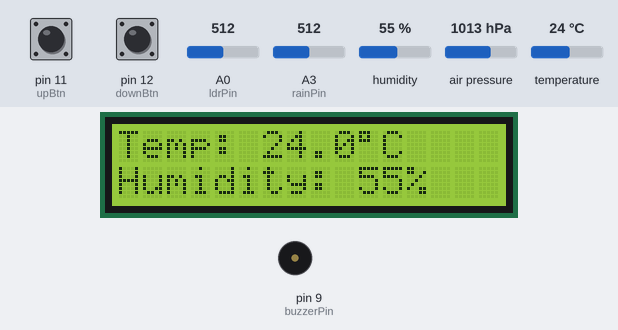
A sketch run on a simulated Arduino Uno, built with avr-gcc and run on an emulated ATmega328P. Parts: 16×2 character LCD, buzzer (waves = sounding, pin HIGH). The test bench sets the inputs (shaded band); at power-on: humidity 55 %, pin 12 (downBtn) HIGH, pin 11 (upBtn) HIGH, A0 (ldrPin) = 512, A3 (rainPin) = 512, air pressure 1013 hPa, temperature 24 °C. What the sketch prints to the serial monitor is not drawn.

Above: at 2.2 s.
2.3 s: humidity set to 89 %
At 4.5 s:
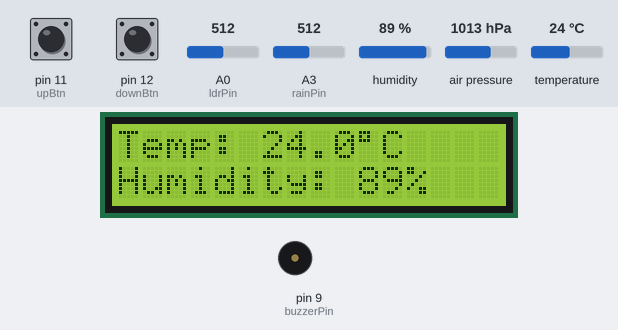
4.8 s: humidity set to 92 %
At 9.2 s:
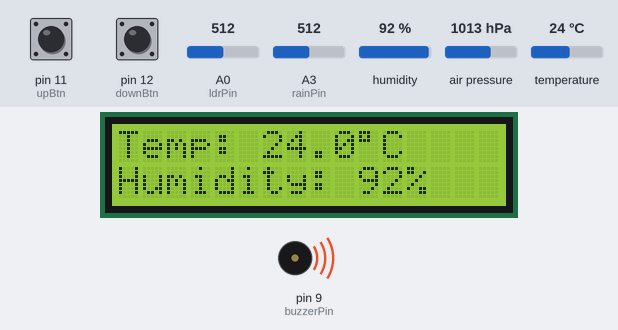
10.3 s: pin 12 (downBtn) pulled LOW for 3.2 s
At 13.3 s:
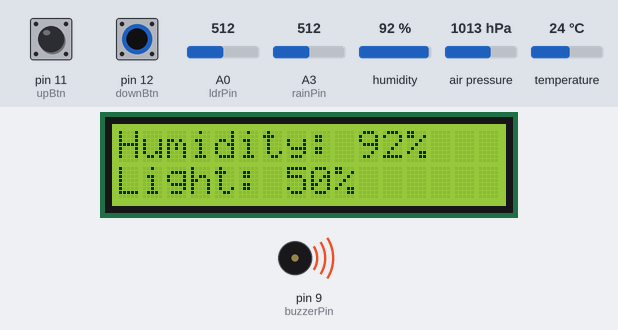
17.1 s: pin 12 (downBtn) pulled LOW for 3.2 s
At 19.6 s:
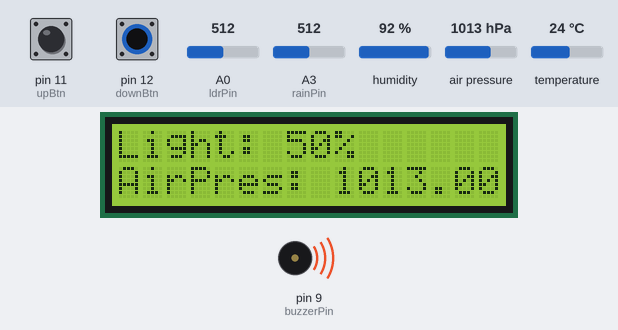
24.0 s: pin 12 (downBtn) pulled LOW for 3.2 s
At 27.2 s:
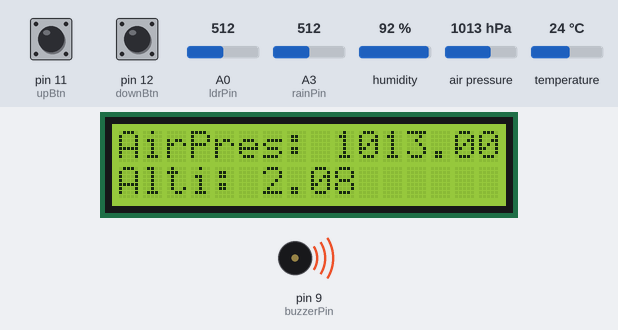
30.8 s: pin 12 (downBtn) pulled LOW for 3.2 s
At 33.4 s:
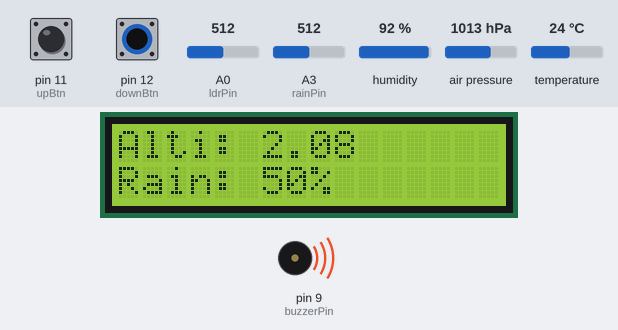
Timing chart, 0 to 37.7 s (numbered marks = the images above; inputs shaded):
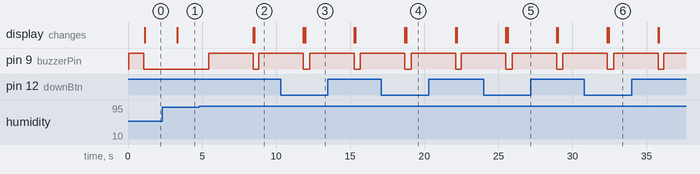

The sketch:

WMS.ino
```cpp
#include <DHT.h>
#include <LiquidCrystal.h>
#include <ArduinoJson.h>
#include <Adafruit_BMP085.h>
#include <Wire.h>
const int ldrPin = A0;
const int dhtPin = 10;
const int rainPin = A3;
const int buzzerPin = 9;
const int upBtn = 11;
const int downBtn = 12;
const int dataLength = 7;
String datas[dataLength];
int itemCount = 0;
int topItem = 0;
float temp;
int humidity;
String alert;
String dataPython;
float airPressure;
float altitude;

DHT dht(dhtPin, DHT11);
LiquidCrystal lcd(7, 6, 5, 4, 3, 2);
Adafruit_BMP085 bmp;

void setup() {
  pinMode(ldrPin, INPUT);
  pinMode(dhtPin, INPUT);
  pinMode(rainPin, INPUT);
  pinMode(buzzerPin, OUTPUT);
  pinMode(upBtn, INPUT_PULLUP);
  pinMode(downBtn, INPUT_PULLUP);
  Serial.begin(9600);
  dht.begin();
  lcd.begin(16, 2);
  Wire.begin();
  if(!bmp.begin(0x76)) {
    Serial.println("BMP is not working!!");
    while(1);
  }
  digitalWrite(buzzerPin, HIGH);
  delay(1000);
  digitalWrite(buzzerPin, LOW);
}

void lcdFun() {
  if (digitalRead(downBtn) == LOW && topItem < itemCount - 2) {
    topItem++;
//    Serial.println("DOWN");
    delay(50);
  }
  if (digitalRead(upBtn) == LOW && topItem > 0) {
    topItem--;
//    Serial.println("UP");
    delay(50);
  }
  lcd.clear();
  lcd.setCursor(0, 0);
  lcd.print(datas[topItem]);
  lcd.setCursor(0, 1);
  lcd.print(datas[topItem + 1]);
}

String weatherAlerts(float temper, float humi, int light, int rain) {
  if (temper < 40 && temper >= 35) {
    digitalWrite(buzzerPin, HIGH);
    delay(3000);
    digitalWrite(buzzerPin, LOW);
    lcd.clear();
    lcd.setCursor(0,0);
    lcd.print("Drought");
    return "HeatWave&Drought";
  } else if (temper < 0) {
    digitalWrite(buzzerPin, HIGH);
    delay(3000);
    digitalWrite(buzzerPin, LOW);
    lcd.clear();
    lcd.setCursor(0,0);
    lcd.print("ColdWave");
    return "ColdWave";
  } else if (temper < 0 && temper >= -3) {
    digitalWrite(buzzerPin, HIGH);
    delay(3000);
    digitalWrite(buzzerPin, LOW);
    lcd.clear();
    lcd.setCursor(0,0);
    lcd.print("ICDStorm");
    return "IceStorm";
  } else if (humi > 96 && humi < 100) {
    digitalWrite(buzzerPin, HIGH);
    delay(3000);
    digitalWrite(buzzerPin, LOW);
    lcd.clear();
    lcd.setCursor(0,0);
    lcd.print("DenseFog");
    return "DenseFog";
  } else if (humi > 90 && humi < 100) {
    digitalWrite(buzzerPin, HIGH);
    delay(3000);
    digitalWrite(buzzerPin, LOW);
    lcd.clear();
    lcd.setCursor(0,0);
    lcd.print("Flooding");
    return "Flooding";
  } else if (humi > 60 && humi > 800) {
    digitalWrite(buzzerPin, HIGH);
    delay(3000);
    digitalWrite(buzzerPin, LOW);
    lcd.clear();
    lcd.setCursor(0,0);
    lcd.print("HeavyRain");
    return "HeavyRain";

  } else {
    return "None";
  }
}

void buildDisplayData(int ldrPercentage, int rainPercentage) {
  int i = 0;
  datas[i++] = "Temp: " + String(temp, 1)+ char(223) + "C";
  datas[i++] = "Humidity: " + String(humidity) + "%";
  datas[i++] = "Light: " + String(ldrPercentage) + "%";
  datas[i++] = "AirPres: " + String(airPressure, 2);
  datas[i++] = "Alti: " + String(altitude);
  datas[i++] = "Rain: " + String(rainPercentage) + "%";
  datas[i++] = "Alert: " + alert;
  itemCount = i;
}

void loop() {
  temp = dht.readTemperature();
  humidity = dht.readHumidity();
  float ldrValue = analogRead(ldrPin);
  int ldrPercentage = map(ldrValue, 0, 1023, 0, 100);
  float rainValue = analogRead(rainPin);
  int rainPercentage = map(rainValue, 0, 1023, 0, 100);
  airPressure = (bmp.readPressure() / 100.0);
  altitude =   bmp.readAltitude();

  alert = weatherAlerts(temp, humidity, ldrPercentage, rainPercentage);

  if (isnan(temp) || isnan(humidity)) {
    Serial.println("THE DHT11 IS NOT WORKING!");
    lcd.clear();
    lcd.print("DHT11 ERROR!!");
    for (int x = 0; x <= 10; x++) {
      if (x % 2 == 0) {
        lcd.blink();
        delay(500);
        lcd.noBlink();
      }
    }
    while (1);
  }

  if (isnan(ldrValue)) {
    Serial.println("THE PHOTO SENSOR IS NOT WORKING!");
    lcd.clear();
    lcd.print("PHOTO ERROR!!");
    for (int x = 0; x <= 10; x++) {
      if (x % 2 == 0) {
        lcd.blink();
        delay(500);
        lcd.noBlink();
      }
    }
    while (1);
  }

  if (isnan(rainValue)) {
    Serial.println("THE FC37 IS NOT WORKING!!");
    lcd.clear();
    lcd.print("FC37 ERROR!!");
    for (int x = 0; x <= 10; x++) {
      if (x % 2 == 0) {
        lcd.blink();
        delay(500);
        lcd.noBlink();
      }
    }
  }

  String dataAsJSON = "{"
           "\"Temp\":" + String(temp) + ","
           "\"Humidity\":" + String(humidity) + ","
           "\"LDRValue\":" + String(ldrPercentage) + ","
           "\"RainValue\":" + String(rainPercentage) + ","
           "\"AirPressure\":" + String(airPressure) + ","
           "\"Altitude\":" + String(altitude) + ","
           "\"Alert\":\"" + alert + "\"" +
       "}";
  Serial.println(dataAsJSON);
  buildDisplayData(ldrPercentage, rainPercentage);
  lcdFun();
  delay(300);
}
```

Measured:
- the behaviour switches between 90 and 91 % on humidity (found by bisection; images 1 and 2)
- after the input at 2.3 s, the display: changes after 1.0 s (image 1)
- after the input at 4.8 s, pin 9 (buzzerPin): LOW → HIGH after 0.65 s, → LOW 3.0 s later, → HIGH 0.39 s later; the display: first changes after 3.7 s (image 2 shows a later state)
- after the input at 10.3 s, the display: first differs from a run without the input after 1.7 s (image 3)
- after the input at 17.1 s, the display: first differs from a run without the input after 1.7 s (image 4)
- after the input at 24.0 s, the display: first differs from a run without the input after 1.6 s (image 5)
- after the input at 30.8 s, the display: first differs from a run without the input after 1.7 s (image 6)
